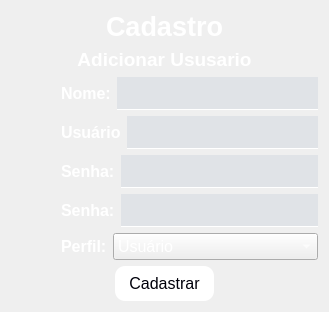
      <widget class="QWidget" name="pg_cadastro">
       <layout class="QVBoxLayout" name="verticalLayout_9">
        <item>
         <widget class="QLabel" name="label_14">
          <property name="font">
           <font>
            <pointsize>20</pointsize>
            <bold>true</bold>
           </font>
          </property>
          <property name="styleSheet">
           <string notr="true">color: rgb(255, 255, 255);</string>
          </property>
          <property name="text">
           <string>Cadastro</string>
          </property>
          <property name="alignment">
           <set>Qt::AlignmentFlag::AlignCenter</set>
          </property>
         </widget>
        </item>
        <item>
         <widget class="QLabel" name="label_6">
          <property name="font">
           <font>
            <pointsize>10</pointsize>
           </font>
          </property>
          <property name="mouseTracking">
           <bool>true</bool>
          </property>
          <property name="text">
           <string>&lt;html&gt;&lt;head/&gt;&lt;body&gt;&lt;p align=&quot;center&quot;&gt;&lt;span style=&quot; font-size:14pt; font-weight:600; color:#ffffff;&quot;&gt;Adicionar Ususario&lt;/span&gt;&lt;/p&gt;&lt;/body&gt;&lt;/html&gt;</string>
          </property>
          <property name="alignment">
           <set>Qt::AlignmentFlag::AlignCenter</set>
          </property>
         </widget>
        </item>
        <item>
         <layout class="QHBoxLayout" name="horizontalLayout_8">
          <property name="leftMargin">
           <number>50</number>
          </property>
          <item>
           <widget class="QLabel" name="label_7">
            <property name="sizePolicy">
             <sizepolicy hsizetype="Preferred" vsizetype="Preferred">
              <horstretch>0</horstretch>
              <verstretch>0</verstretch>
             </sizepolicy>
            </property>
            <property name="text">
             <string>&lt;html&gt;&lt;head/&gt;&lt;body&gt;&lt;p&gt;&lt;span style=&quot; font-size:12pt; font-weight:600; color:#ffffff;&quot;&gt;Nome:&lt;/span&gt;&lt;/p&gt;&lt;/body&gt;&lt;/html&gt;</string>
            </property>
           </widget>
          </item>
          <item>
           <widget class="QLineEdit" name="txt_nome">
            <property name="sizePolicy">
             <sizepolicy hsizetype="Expanding" vsizetype="Fixed">
              <horstretch>0</horstretch>
              <verstretch>0</verstretch>
             </sizepolicy>
            </property>
            <property name="styleSheet">
             <string notr="true">color:rgba(211, 239, 251,1);
border-bottom:1px solid white;
border-radius: None;
background-color:rgba(85, 115, 155,0.1);
font-family:Trebuchet MS; 
font-size:21px;</string>
            </property>
           </widget>
          </item>
         </layout>
        </item>
        <item>
         <layout class="QHBoxLayout" name="horizontalLayout_7">
          <property name="leftMargin">
           <number>50</number>
          </property>
          <item>
           <widget class="QLabel" name="label_8">
            <property name="text">
             <string>&lt;html&gt;&lt;head/&gt;&lt;body&gt;&lt;p&gt;&lt;span style=&quot; font-size:12pt; font-weight:600; color:#ffffff;&quot;&gt;Usuário&lt;/span&gt;&lt;/p&gt;&lt;/body&gt;&lt;/html&gt;</string>
            </property>
           </widget>
          </item>
          <item>
           <widget class="QLineEdit" name="txt_usuario">
            <property name="styleSheet">
             <string notr="true">color:rgba(211, 239, 251,1);
border-bottom:1px solid white;
border-radius: None;
background-color:rgba(85, 115, 155,0.1);
font-family:Trebuchet MS; 
font-size:21px;</string>
            </property>
            <property name="echoMode">
             <enum>QLineEdit::EchoMode::Normal</enum>
            </property>
           </widget>
          </item>
         </layout>
        </item>
        <item>
         <layout class="QHBoxLayout" name="horizontalLayout_6">
          <property name="leftMargin">
           <number>50</number>
          </property>
          <item>
           <widget class="QLabel" name="label_9">
            <property name="text">
             <string>&lt;html&gt;&lt;head/&gt;&lt;body&gt;&lt;p&gt;&lt;span style=&quot; font-size:12pt; font-weight:600; color:#ffffff;&quot;&gt;Senha:&lt;/span&gt;&lt;/p&gt;&lt;/body&gt;&lt;/html&gt;</string>
            </property>
           </widget>
          </item>
          <item>
           <widget class="QLineEdit" name="txt_senha">
            <property name="styleSheet">
             <string notr="true">color:rgba(211, 239, 251,1);
border-bottom:1px solid white;
border-radius: None;
background-color:rgba(85, 115, 155,0.1);
font-family:Trebuchet MS; 
font-size:21px;</string>
            </property>
            <property name="echoMode">
             <enum>QLineEdit::EchoMode::Password</enum>
            </property>
           </widget>
          </item>
         </layout>
        </item>
        <item>
         <layout class="QHBoxLayout" name="horizontalLayout_5">
          <property name="leftMargin">
           <number>50</number>
          </property>
          <item>
           <widget class="QLabel" name="label_10">
            <property name="text">
             <string>&lt;html&gt;&lt;head/&gt;&lt;body&gt;&lt;p&gt;&lt;span style=&quot; font-size:12pt; font-weight:600; color:#ffffff;&quot;&gt;Senha:&lt;/span&gt;&lt;/p&gt;&lt;/body&gt;&lt;/html&gt;</string>
            </property>
           </widget>
          </item>
          <item>
           <widget class="QLineEdit" name="txt_senha_2">
            <property name="styleSheet">
             <string notr="true">color:rgba(211, 239, 251,1);
border-bottom:1px solid white;
border-radius: None;
background-color:rgba(85, 115, 155,0.1);
font-family:Trebuchet MS; 
font-size:21px;</string>
            </property>
            <property name="echoMode">
             <enum>QLineEdit::EchoMode::Password</enum>
            </property>
           </widget>
          </item>
         </layout>
        </item>
        <item>
         <layout class="QHBoxLayout" name="horizontalLayout_9">
          <property name="leftMargin">
           <number>50</number>
          </property>
          <item>
           <widget class="QLabel" name="label_11">
            <property name="text">
             <string>&lt;html&gt;&lt;head/&gt;&lt;body&gt;&lt;p&gt;&lt;span style=&quot; font-size:12pt; font-weight:600; color:#ffffff;&quot;&gt;Perfil:&lt;/span&gt;&lt;/p&gt;&lt;/body&gt;&lt;/html&gt;</string>
            </property>
           </widget>
          </item>
          <item>
           <widget class="QComboBox" name="cb_perfil">
            <property name="sizePolicy">
             <sizepolicy hsizetype="Expanding" vsizetype="Fixed">
              <horstretch>0</horstretch>
              <verstretch>0</verstretch>
             </sizepolicy>
            </property>
            <property name="font">
             <font>
              <pointsize>12</pointsize>
             </font>
            </property>
            <property name="styleSheet">
             <string notr="true">color: rgb(255, 255, 255);</string>
            </property>
            <item>
             <property name="text">
              <string>Usuário</string>
             </property>
            </item>
            <item>
             <property name="text">
              <string>Administrador</string>
             </property>
            </item>
           </widget>
          </item>
         </layout>
        </item>
        <item>
         <layout class="QHBoxLayout" name="horizontalLayout_10">
          <item>
           <widget class="QLabel" name="label_12">
            <property name="text">
             <string/>
            </property>
           </widget>
          </item>
          <item>
           <widget class="QPushButton" name="btn_cadastrar">
            <property name="minimumSize">
             <size>
              <width>0</width>
              <height>35</height>
             </size>
            </property>
            <property name="styleSheet">
             <string notr="true">QPushButton{
	color: rgb(0,0,10);
    border-radius: 10px; 
	font-size: 16px; 
	background-color: #fff;
;}

QPushButton:hover{
	
	background-color: rgb(170, 255, 255);
	 color:black
}

</string>
            </property>
            <property name="text">
             <string>Cadastrar</string>
            </property>
           </widget>
          </item>
          <item>
           <widget class="QLabel" name="label_13">
            <property name="text">
             <string/>
            </property>
           </widget>
          </item>
         </layout>
        </item>
       </layout>
      </widget>
